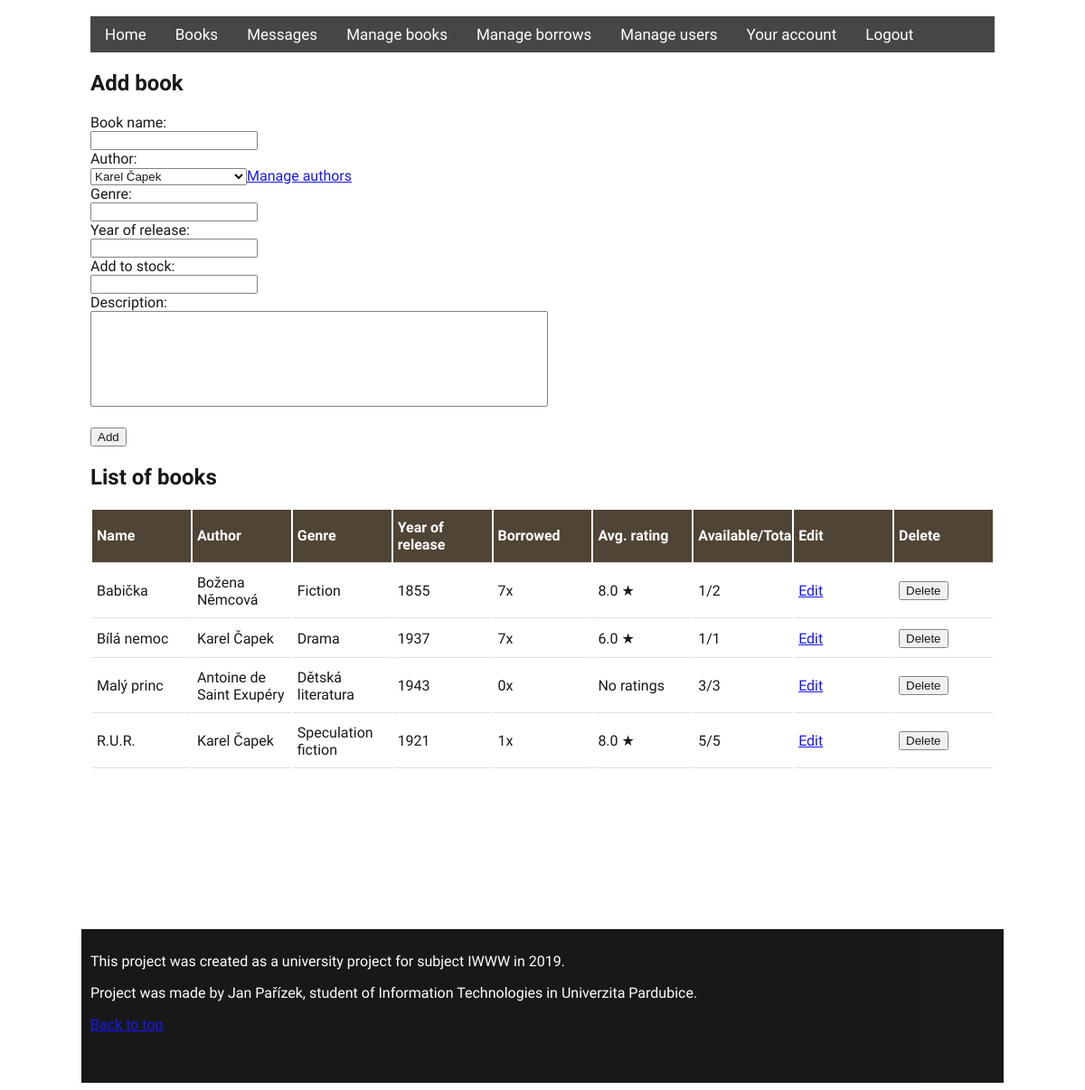
The page /code/index.php?page=managebooks (signed in) on the database its author committed.
### tables this page shows
CREATE TABLE IF NOT EXISTS `knihy` (
  `id` int(11) NOT NULL,
  `autor_id` int(11) NOT NULL,
  `nazev` varchar(40) NOT NULL,
  `zanr` varchar(30) NOT NULL,
  `popis` varchar(400) DEFAULT NULL,
  `skladem` int(11) NOT NULL,
  `pocetKs` int(11) NOT NULL,
  `rokVydani` int(11) DEFAULT NULL,
  `disabled` int(11) NOT NULL
);

CREATE TABLE IF NOT EXISTS `autori` (
  `id` int(11) NOT NULL,
  `jmeno` varchar(40) NOT NULL,
  `prijmeni` varchar(40) NOT NULL
);

### code/pages/manageBooks.php (the view, shortened to what this page needs)
<div class="formm">
    <h2>Add book</h2>
    <form id="addform" method="post" action="">
        Book name:<br> <input name="bookform" type="text"><br>
        Author:<br> <select name="authorform">
            <?php
            $sql3 = "SELECT id, jmeno, prijmeni, id FROM autori";
            $result3 = $conn->query($sql3);
            if ($result3->num_rows > 0) {
                while ($row3 = $result3->fetch_assoc()) {
                    $aid = $row3["id"];
                    $aname = $row3["jmeno"];
                    $asurname = $row3["prijmeni"];
                    $afullname = $aname .' '. $asurname;
                    echo '<option value="'.$aid.'">'.$afullname.'</option>';
                }
            }
            ?>
        </select><a class="link" href="../index.php?page=manageauthors">Manage authors</a><br>
        Genre:<br> <input  name="genreform" type="text"><br>
        Year of release:<br> <input  name="yearform" type="number"><br>
        Add to stock:<br> <input  name="stockform" type="number"><br>
        Description:<br><textarea name="descform"></textarea><br><br>
        <input type="submit" value="Add" name="add">
    </form>
</div>
<?php
include_once './data/functions.php';
$sql = "SELECT knihy.id, knihy.zanr as zanr, rokVydani as rok, pocetKs, skladem, autori.jmeno as autorJmeno, autori.prijmeni as autorPrijmeni, nazev as knihaNazev FROM knihy join autori on knihy.autor_id = autori.id ORDER BY knihaNazev";
$result = $conn->query($sql);
if ($result->num_rows > 0) {
    echo "<h2>List of books</h2>";
    echo "<table class='tablee'><tr><th>Name</th><th>Author</th><th>Genre</th><th>Year of release</th><th>Borrowed</th><th>Avg. rating</th><th>Available/Total</th><th>Edit</th><th>Delete</th></tr>";
    while ($row = $result->fetch_assoc()) {
        $idbook = $row["id"];
        $authorname = $row["autorJmeno"];
        $authorsurname = $row["autorPrijmeni"];
        $bookname = $row["knihaNazev"];
        $bookgenre = $row["zanr"];
        $bookyear = $row["rok"];
        $available = $row["skladem"];
        $totalstock = $row["pocetKs"];
        $sql2 = "SELECT COUNT(*) AS pocet FROM pujcky WHERE kniha_id=".$idbook;
        $result2 = $conn->query($sql2);
        $row2 = $result2->fetch_assoc();
        $timesborrowed = $row2["pocet"];
        $sql3 = "SELECT ROUND(AVG(hodnoceni), 1) AS prumer FROM recenze WHERE kniha_id=".$idbook;
        $result3 = $conn->query($sql3);
        $row3 = $result3->fetch_assoc();
        $avgrating = $row3["prumer"]  . ' ★';
        if ($avgrating == ' ★') {
            $avgrating = 'No ratings';
        }
        echo "<tr><td>".$bookname."</td><td>".$authorname." ".$authorsurname."</td><td>".$bookgenre."</td><td>".$bookyear."</td><td>".$timesborrowed."x</td><td>".$avgrating."</td><td>".$available. '/'.$totalstock."</td>";
        echo '<td><a class="link" href="?page=editbook&idbook='.$idbook.'">Edit</a></td>'; ?>
        <td><form action="/pages/deleteBook.php" method="post">
            <input type="submit" name="delete" value="Delete"></form></td></tr>
    <?php
    }
}
echo "</table>";
?>

### code/styles/style.css (style rules this page uses)
body { font-family: "Sarabun"; background-image: url("https://i.imgur.com/P1TLR6t.jpg"); background-repeat: no-repeat; background-size: auto; position: relative; }
table { align-content: center; overflow-x:auto; width: 100%; }
th { background-color: #3d3020; color: white; text-align: center; }
th, td { border-bottom: 1px solid #ddd; position: relative; padding: 10px 5px; text-align: left; }
textarea { width: 500px; height: 100px; resize: none; }
table { overflow-x:auto; table-layout: fixed; width: 100%; }

### rows shown on the page
knihy: nazev "Babička", autor.jmeno "Božena", autor.prijmeni "Němcová", zanr "Fiction", rokVydani "1855", timesborrowed "7", avgrating "8.0 ★", skladem "1", pocetKs "2"
knihy: nazev "Bílá nemoc", autor.jmeno "Karel", autor.prijmeni "Čapek", zanr "Drama", rokVydani "1937", timesborrowed "7", avgrating "6.0 ★", skladem "1", pocetKs "1"
knihy: nazev "Malý princ", autor.jmeno "Antoine de Saint", autor.prijmeni "Exupéry", zanr "Dětská literatura", rokVydani "1943", timesborrowed "0", avgrating "No ratings", skladem "3", pocetKs "3"
knihy: nazev "R.U.R.", autor.jmeno "Karel", autor.prijmeni "Čapek", zanr "Speculation fiction", rokVydani "1921", timesborrowed "1", avgrating "8.0 ★", skladem "5", pocetKs "5"

### other values the page prints
form field authorform "Karel Čapek"
